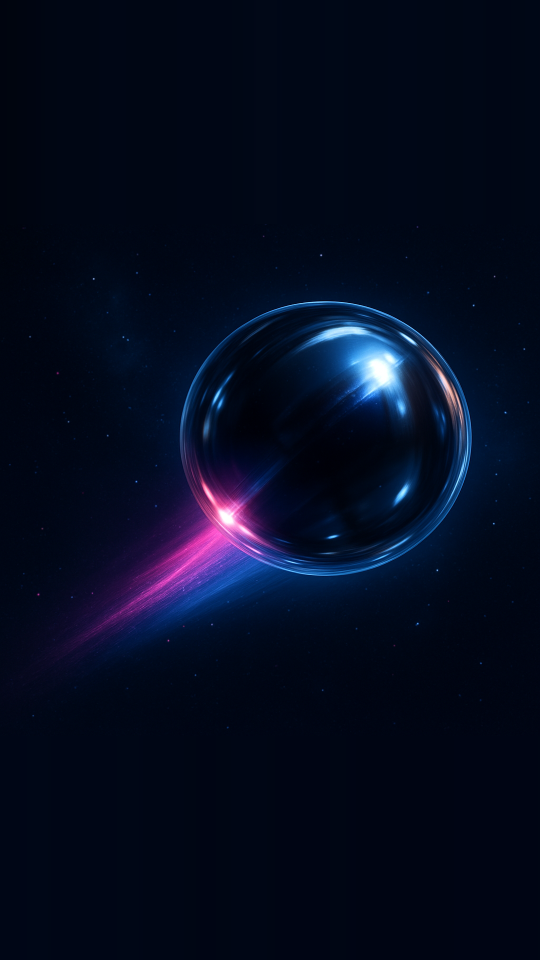
#> input picture assets/thumnail/base.png, 1080 x 1920 px (shown at 1/2 size)
$ python thumbnail.py
#> lines starting #> are read from the running program, lines starting #| are printed output that depends on the picture
from PIL import Image, ImageDraw, ImageFont
import textwrap
import os
from config import (
    QUESTION, REPONSE_A, REPONSE_B, REPONSE_A_IMAGE_PATH, REPONSE_B_IMAGE_PATH,
    CUVE_A_COLOR_START, CUVE_B_COLOR_START, OUTPUT_DIR, THEME
)

# Constantes
WIDTH, HEIGHT = 1080, 1920
LOGO_SIZE = WIDTH // 3  # 360px
MARGIN = 40

# Chemins
BASE_IMAGE_PATH = "assets/thumnail/base.png"  # À placer à la racine ou adapter le chemin
OUTPUT_PATH = os.path.join(OUTPUT_DIR, f"thumbnail-{THEME}.png")

# S'assurer que le dossier de sortie existe
os.makedirs(OUTPUT_DIR, exist_ok=True)

# Fonctions utilitaires
def load_logo(path):
    try:
        img = Image.open(path).convert("RGBA")
        # Redimension cover carré
        ratio = max(LOGO_SIZE / img.width, LOGO_SIZE / img.height)
        new_size = (int(img.width * ratio), int(img.height * ratio))
        img = img.resize(new_size, Image.LANCZOS)
        # Crop carré centré
        left = (img.width - LOGO_SIZE) // 2
        top = (img.height - LOGO_SIZE) // 2
        img = img.crop((left, top, left + LOGO_SIZE, top + LOGO_SIZE))

        # Créer un masque circulaire
        mask = Image.new('L', (LOGO_SIZE, LOGO_SIZE), 0)
        draw = ImageDraw.Draw(mask)
        draw.ellipse((0, 0, LOGO_SIZE, LOGO_SIZE), fill=255)

        # Appliquer le masque
        output = Image.new('RGBA', (LOGO_SIZE, LOGO_SIZE), (0, 0, 0, 0))
        output.paste(img, (0, 0))
        output.putalpha(mask)

        return output
    except Exception as e:
        print(f"Erreur chargement logo {path}: {e}")
        return None

def draw_multiline_centered(draw, text, font, box, fill):
    # Découpe le texte pour qu'il tienne dans la largeur
    lines = []
    for line in text.split('\n'):
        lines += textwrap.wrap(line, width=22)  # Ajuste width selon la taille de police
    y = box[1]
    for line in lines:
        bbox = draw.textbbox((0, 0), line, font=font)
        w, h = bbox[2] - bbox[0], bbox[3] - bbox[1]
        x = box[0] + (box[2] - box[0] - w) // 2
        draw.text((x, y), line, font=font, fill=fill)
        y += h + 8  # Espacement

def draw_response_text(draw, text, x_start, y_start, max_width, font, fill):
    # Calculer la largeur disponible pour le texte (50% de l'écran - marges)
    available_width = max_width - 40  # 20px de marge de chaque côté

    # Découper le texte en lignes
    lines = textwrap.wrap(text, width=20)  # Ajuster width selon la taille de police

    y = y_start
    for line in lines:
        bbox = draw.textbbox((0, 0), line, font=font)
        w, h = bbox[2] - bbox[0], bbox[3] - bbox[1]
        x = x_start + (available_width - w) // 2
        draw.text((x, y), line, font=font, fill=fill)
        y += h + 8

def draw_text_with_glow(draw, text, position, font, text_color, glow_color=(255, 255, 230)):
    # Créer un halo plus large avec des opacités différentes
    for size in range(TEXT_GLOW_SIZE, 0, -1):
        # Opacité plus élevée et plus graduée
        alpha = int(150 * (size / TEXT_GLOW_SIZE))  # Opacité de 150 à 25
        glow = (*glow_color[:3], alpha)
        # Dessiner plusieurs fois pour un effet plus diffus
        for _ in range(2):  # Double le rendu pour plus d'intensité
            for offset in range(-size, size + 1):
                for offset2 in range(-size, size + 1):
                    draw.text((position[0] + offset, position[1] + offset2), text, font=font, fill=glow)

    # Dessiner le texte principal
    draw.text(position, text, font=font, fill=text_color)

def calculate_font_size(text_a, text_b, max_width, font_path):
    # Taille de base pour 10 caractères
    base_size = 72
    # Taille minimale de police
    min_size = 40

    # Prendre la longueur du texte le plus long
    max_length = max(len(text_a), len(text_b))

    # Calculer la taille optimale
    if max_length <= 10:
        return base_size

    # Réduire la taille proportionnellement au nombre de caractères
    # Formule : taille = base_size * (10 / max_length)
    # Avec une limite minimale
    size = int(base_size * (10 / max_length))
    return max(size, min_size)

def main():
    # Charger l'image de base
    base = Image.open(BASE_IMAGE_PATH).convert("RGBA").resize((WIDTH, HEIGHT))
    draw = ImageDraw.Draw(base)

    # Charger la police
    FONT_PATH = "assets/fonts/Poppins/Poppins-Regular.ttf"
    FONT_BOLD_PATH = "assets/fonts/Poppins/Poppins-Bold.ttf"
    try:
        font_question = ImageFont.truetype(FONT_PATH, size=80)
        # Calculer la taille de police pour les réponses (basée sur le plus long)
        font_size = calculate_font_size(REPONSE_A, REPONSE_B, LOGO_SIZE, FONT_BOLD_PATH)
        font_reponse = ImageFont.truetype(FONT_BOLD_PATH, size=font_size)
    except Exception as e:
        print(f"Erreur chargement police: {e}")
        print(f"Chemins testés : {os.path.abspath(FONT_PATH)} et {os.path.abspath(FONT_BOLD_PATH)}")
        print("Vérifie que les chemins sont corrects et que les fichiers ne sont pas corrompus.")
        return

    # --- Question ---
    question_box = (MARGIN, HEIGHT // 4 - 100, WIDTH - MARGIN, HEIGHT // 4 + 200)
    draw_multiline_centered(draw, QUESTION, font_question, question_box, fill=(255,255,255))

    # --- Logos et textes ---
    y_logos = HEIGHT - int(HEIGHT // 3.2) - LOGO_SIZE // 2
    # Position horizontale pour centrer sur chaque quart
    x_logo_b = 3 * WIDTH // 4 - LOGO_SIZE // 2  # Maintenant à droite
    x_logo_a = WIDTH // 4 - LOGO_SIZE // 2      # Maintenant à gauche

    # Logo B (maintenant à droite)
    logo_b = load_logo(REPONSE_B_IMAGE_PATH)
    if logo_b:
        base.paste(logo_b, (x_logo_b, y_logos), logo_b)
        # Texte sous logo B
        x_text_start = x_logo_b
        y_text = y_logos + LOGO_SIZE + 20
        draw_response_text(draw, REPONSE_B, x_text_start, y_text, LOGO_SIZE, font_reponse, CUVE_B_COLOR_START)

    # Logo A (maintenant à gauche)
    logo_a = load_logo(REPONSE_A_IMAGE_PATH)
    if logo_a:
        base.paste(logo_a, (x_logo_a, y_logos), logo_a)
        # Texte sous logo A
        x_text_start = x_logo_a
        y_text = y_logos + LOGO_SIZE + 20
        draw_response_text(draw, REPONSE_A, x_text_start, y_text, LOGO_SIZE, font_reponse, CUVE_A_COLOR_START)

    # Sauvegarde
    base.save(OUTPUT_PATH)
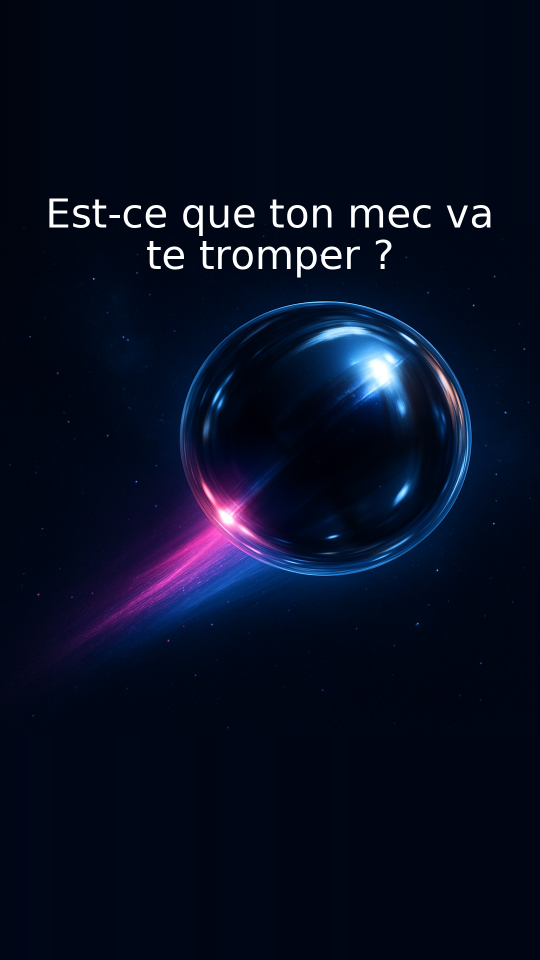
#> saved as thumbnail-trompe.png: PIL image 1080x1920 RGBA (shown at 1/2 size); mean R, G, B, A 7.3, 14.1, 34, 255
    print(f"Miniature générée : {OUTPUT_PATH}")

if __name__ == "__main__":
    main()
